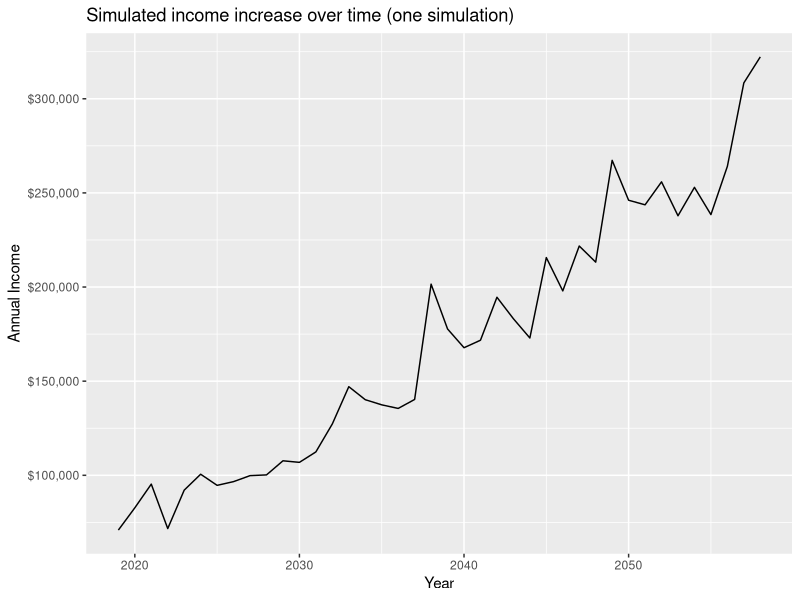
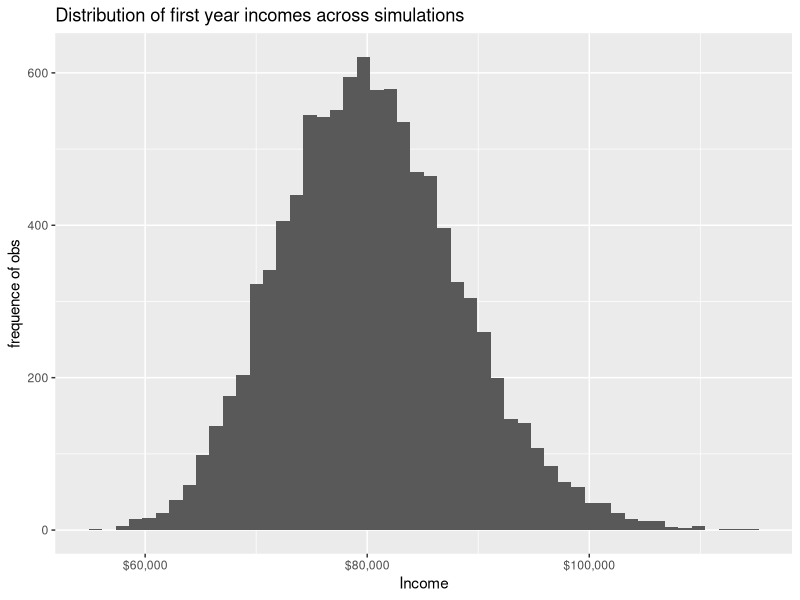
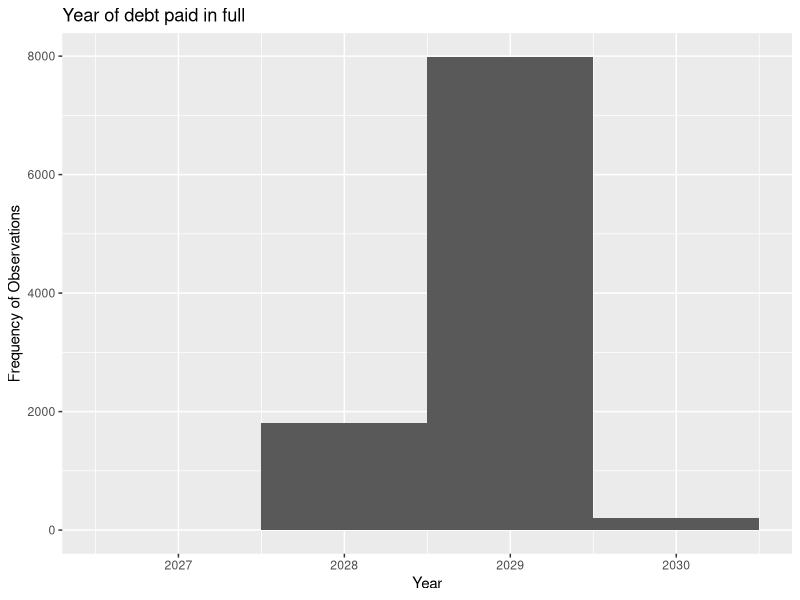

R code for these plots, in order: (Note: a time limit stopped this script after it produced the figures.)
## ---- chunk 1

# Load necessary libraries and set seed.
library(tidyverse)
set.seed(1234)

# Create a function to calculate increasing annual income.
income <- function(base_inc, p, g, sigma, n_years, start_year = 2019){
  errors <- rnorm(n_years, mean = 0, sd = sigma)
  
  income_log <- vector("numeric", n_years)
  
  for(year in seq_len(n_years)){
    if(year == 1){
      income_log[[year]] <- log(base_inc) + errors[[year]]
    } else {
      income_log[[year]] <- (1 - p) * (log(base_inc)) + g * (year - 1) +
        p * income_log[[year - 1]] + errors[[year]]
    }
  }
  # Output of data frame, with variables of income and year.
  data_frame(inc = exp(income_log),
             year = 2019 + seq_len(n_years) - 1)
}
## ---- chunk 2

# Define the simulation; 10000 simulations, each of 40 years length.
n_sims <- 10000
n_years <- 40

# Now use rerun function to simulate the data iterations, then create a data frame 
simulated_income <- n_sims %>%
  rerun(income(base_inc = 80000, p = .2,
                      g = 0.03, sigma = .1,
                      n_years = n_years, start_year = 2019)) %>%
  bind_rows(.id = "id") %>%
  select(id, year, inc)

# View the data frame we've created.
View(simulated_income)

# Plot the first income path. Id is the variable that defines which simulated income path.
simulated_income %>%
  filter(id == 1) %>%
  ggplot(aes(year, inc)) +
  geom_line() +
  labs(title = "Simulated income increase over time (one simulation)",
       x = "Year", 
       y = "Annual Income") +
  scale_y_continuous(labels = scales::dollar)

## ---- chunk 3

# Plot histogram of the first year's income.
simulated_income %>%
  filter(year == 2019) %>%
  ggplot(aes(inc)) +
  geom_histogram(bins = 50) +
  scale_x_continuous(labels = scales::dollar) +
  labs(title = "Distribution of first year incomes across simulations",
       x = "Income",
       y = "frequence of obs")

# Calculate the percentage of simulations above 100,000k in the first year out of the program.
simulated_income %>%
  filter(year == 2019) %>%
  mutate(above_100k = inc >100000) %>%
  summarize(n_above = sum(above_100k),
            n = n(),
            n_above_pct = n_above /n)

# Calculate the percentage of incomes less than 70k in the first year out.
simulated_income %>%
  filter(year == 2019) %>%
  mutate(below_70k = inc < 70000) %>%
  summarize(n_below = sum(below_70k),
            n = n(),
            n_below_pct = n_below /n)
## ---- chunk 4

set.seed(1234)

# Create a function to calculate increasing annual income, with a variable for debt as it decreases over time.
income_debt <- function(base_inc, p, g, start_year = 2019, sigma, years, debtPct, debt0){
  errors <- rnorm(years, mean = 0, sd = sigma)

  # Creating vector for annual income with debt.
  income_log <- vector("numeric", years)
  debt <- vector("numeric", years)
  
  # For loop with equations for income.
  for(year in seq_len(years)){
    if (year == 1){
      income_log[[year]]<- log(base_inc) + errors[[year]]
    }else {
      income_log[[year]] <- (1 - p) * (log(base_inc) + g * (year-1)) + p * income_log[[year - 1]] +           errors[[year]]
    }
  }
  # For loop with equations for debt.
for(year in seq_len(years)){
    if (year == 1){
      debt[[year]]<- debt0 - debtPct * exp(income_log[[year]])
    }else {
     if(debt[[year - 1]] > 0){
     debt[[year]]<- debt[[year - 1]] - debtPct*exp(income_log[[year]])
      }else{
        debt[[year]] <- 0
    }
    }
}
  
  # Turning vector into data frame.
  data_frame(inc = exp(income_log), year = 2019 + seq_len(years) - 1, debt = debt)
}

# Define simulations, like in Part 1.
n_sims <- 10000
years <- 40

# Define new dataframe, this time with debt.
simulated_debt <- n_sims %>%
  rerun(
    income_debt(base_inc = 80000, p = .2, g = .03, years = years, sigma = .1, debtPct = .1, 
                debt0 = 95000)) %>%
    bind_rows(.id = "id") %>%
    select(id, year, inc, debt)

View(simulated_debt)

simulated_debt %>%
  filter(debt < 0) %>%
  ggplot(aes(year)) +
  geom_histogram(bins = 4) +
  labs(title = "Year of debt paid in full",
       x = "Year",
       y = "Frequency of Observations")

simulated_debt %>%
  filter(debt < 0) %>%
  mutate(within_10 = year <= 2028) %>%
  summarize(debt_within = sum(within_10),
            n = n(),
            debt_within_pct = debt_within /n)  

## ---- chunk 5

set.seed(1234)

# Create a function to calculate increasing annual income, with a variable for debt as it decreases over time.
income_debt <- function(base_inc, p, g, start_year = 2019, sigma, years, debtPct, debt0){
  errors <- rnorm(years, mean = 0, sd = sigma)

  # Creating vector for annual income with debt.
  income_log <- vector("numeric", years)
  debt <- vector("numeric", years)
  
  # For loop with equations for income.
  for(year in seq_len(years)){
    if (year == 1){
      income_log[[year]]<- log(base_inc) + errors[[year]]
    }else {
      income_log[[year]] <- (1 - p) * (log(base_inc) + g * (year-1)) + p * income_log[[year - 1]] +           errors[[year]]
    }
  }
  # For loop with equations for debt.
for(year in seq_len(years)){
    if (year == 1){
      debt[[year]]<- debt0 - debtPct * exp(income_log[[year]])
    }else {
     if(debt[[year - 1]] > 0){
     debt[[year]]<- debt[[year - 1]] - debtPct*exp(income_log[[year]])
      }else{
        debt[[year]] <- 0
    }
    }
}
  
  # Turning vector into data frame.
  data_frame(inc = exp(income_log), year = 2019 + seq_len(years) - 1, debt = debt)
}

# Define simulations, like in Part 1.
n_sims <- 10000
years <- 40

# Define new dataframe, this time with debt.
simulated_debt_85 <- n_sims %>%
  rerun(
    income_debt(base_inc = 85000, p = .2, g = .03, years = years, sigma = .15, debtPct = .1, 
                debt0 = 95000)) %>%
    bind_rows(.id = "id") %>%
    select(id, year, inc, debt)

View(simulated_debt_85)

simulated_debt_85 %>%
  filter(debt < 0) %>%
  ggplot(aes(year)) +
  geom_histogram(bins = 5) +
  labs(title = "Year of debt paid in full - higher starting salary",
       x = "Year",
       y = "Frequency of Observations")

simulated_debt_85 %>%
  filter(debt < 0) %>%
  mutate(within_10 = year <= 2028) %>%
  summarize(debt_within = sum(within_10),
            n = n(),
            debt_within_pct = debt_within /n)  
  
